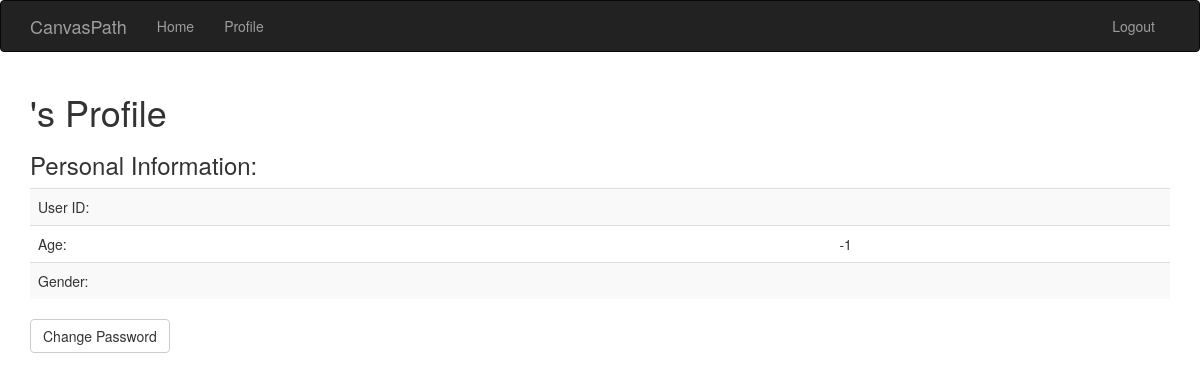
The app's page /profile (signed in), older data.
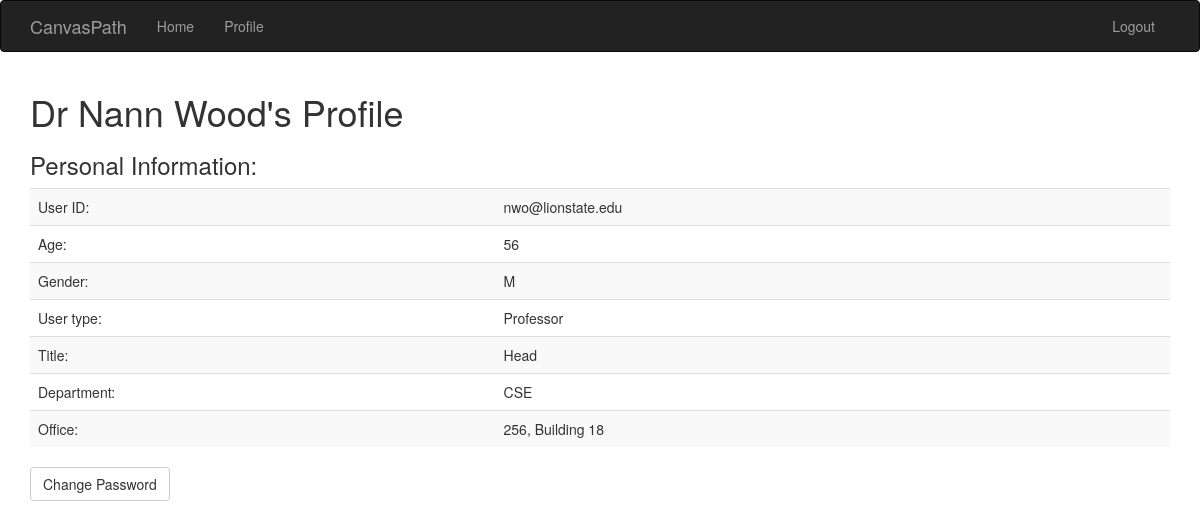
The same page, newer data.
### tables this page shows
CREATE TABLE User(
                      email CHAR(22) NOT NULL,
                      password CHAR(95) NOT NULL,
                      name CHAR(50) NOT NULL,
                      age INTEGER NOT NULL,
                      gender CHAR(1) NOT NULL,
                      acct_type CHAR(1) NOT NULL,
                      PRIMARY KEY (email));

CREATE TABLE Professor(
                      email CHAR(22) NOT NULL,
                      office_address CHAR(25) NOT NULL,
                      department CHAR(5) NOT NULL,
                      title CHAR(12) NOT NULL,
                      PRIMARY KEY (email),
                      FOREIGN KEY (email) REFERENCES User(email),
                      FOREIGN KEY (department) REFERENCES Department(dept_id));

### app/routes.py (the view)
@app.route('/profile', methods=['GET', 'POST'])
@login_required
def profile():
    form = ChangePWForm()
    if form.validate_on_submit():
        if current_user.check_password(form.oldpw.data):
            current_user.set_password(form.newpw.data)
            flash('Password Changed.', category='alert-success')
        else:
            flash('Current Password is incorrect.', category='alert-danger')
    return render_template('profile.html', title='Profile', form=form)

### app/models.py (called while the page is built)
@login.user_loader
def load_user(id):
    return User(id)

### app/templates/profile.html (shortened to what this page needs)
{% extends "base.html" %}
{% import "bootstrap/wtf.html" as wtf %}
{% block app_content %}
    <h1>{{ current_user.name }}'s Profile</h1>
    <h3>Personal Information:</h3>
    <table class="table table-striped">
        <tr>
            <td>User ID:</td>
            <td>{{ current_user.id }}</td>
        </tr>
        <tr>
            <td>Age:</td>
            <td>{{ current_user.age }}</td>
        </tr>
        <tr>
            <td>Gender:</td>
            <td>{{ current_user.gender }}</td>
        </tr>
        {% if current_user.user_type == "P" %}
            <tr>
                <td>User type:</td>
                <td>Professor</td>
            </tr>
            <tr>
                <td>Title:</td>
                <td>{{ current_user.title }}</td>
            </tr>
            <tr>
                <td>Department:</td>
                <td>{{ current_user.department }}</td>
            </tr>
            <tr>
                <td>Office:</td>
                <td>{{ current_user.office_address }}</td>
            </tr>
        {% endif %}
    </table>
    <button class="btn btn-default" data-toggle="collapse" data-target="#pwchange">Change Password</button>
{% endblock %}

### app/templates/base.html (shortened to what this page needs)
{% extends 'bootstrap/base.html' %}
{% block navbar %}
    <nav class="navbar navbar-inverse">
        <div class="container">
            <div class="navbar-header">
                <a class="navbar-brand" href="{{ url_for('home') }}">CanvasPath</a>
            </div>
            <div class="collapse navbar-collapse" id="bs-example-navbar-collapse-1">
                <ul class="nav navbar-nav">
                    <li><a href="{{ url_for('home') }}">Home</a></li>
                    {% if not current_user.is_anonymous %}
                        <li><a href="{{ url_for('profile') }}">Profile</a></li>
                    {% endif %}
                </ul>
                <ul class="nav navbar-nav navbar-right">
                    {% if current_user.is_anonymous %}
                        <li><a href="{{ url_for('login') }}">Login</a></li>
                    {% else %}
                        <li><a href="{{ url_for('logout') }}">Logout</a></li>
                    {% endif %}
                </ul>
            </div>
        </div>
    </nav>
{% endblock %}
{% block content %}
    <div class="container">
        {% block app_content %}{% endblock %}
    </div>
{% endblock %}

Row changes from the older to the newer data that the page shows:
now on this page (row edited): User: name "Dr Nann Wood", id "nwo@lionstate.edu"
now on this page (row unchanged): Professor: title "Head", department "CSE", office_address "256, Building 18"
Text that changed along with them:
{{ current_user.age }}: "-1" → "56"
{{ current_user.gender }}: (not shown) → "M"
text now shown: "User type: Professor Title: Department: Office:"
